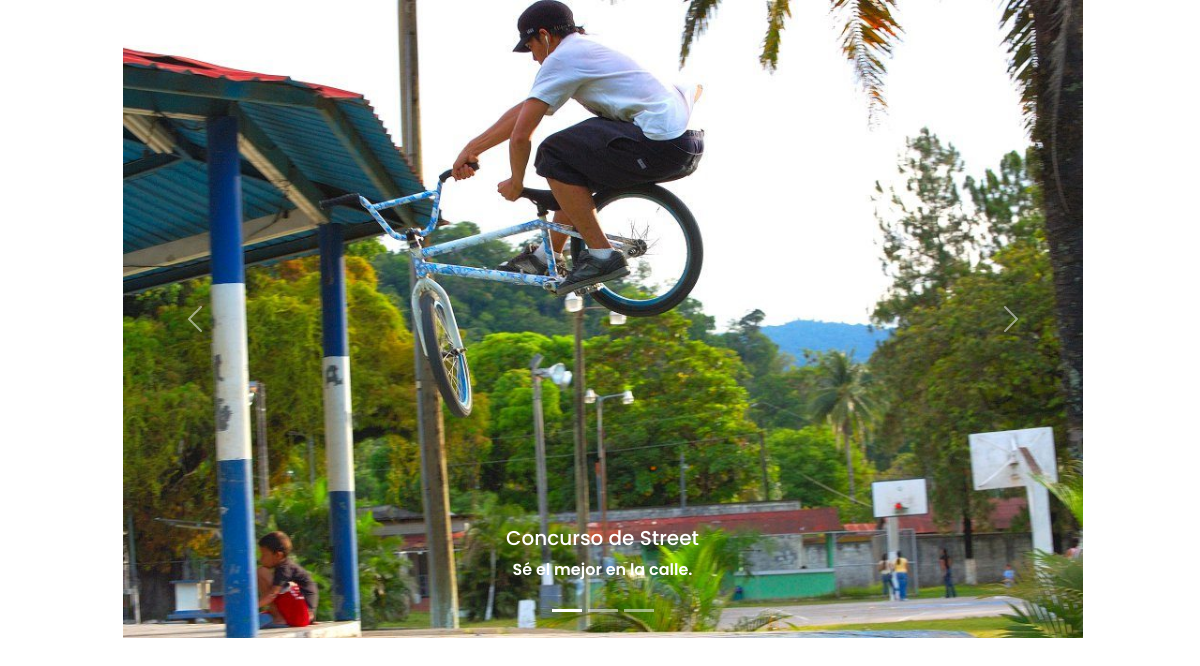
The app's page /partes/carrusel.php with its own data.
### tables this page shows
CREATE TABLE `noticia` (
  `idnoticia` int(11) NOT NULL,
  `nombre_noticia` varchar(40) NOT NULL,
  `descripcion` text NOT NULL,
  `imagen` varchar(30) NOT NULL
);

### bd/mostrarNoticias.php (called while the page is built, shortened)
<?php
    $sql = "SELECT * FROM noticia WHERE idnoticia = 1";
?>

### partes/carrusel.php (the view, shortened to what this page needs)
<!DOCTYPE html>
<html lang="es">
<head>
  <link rel="stylesheet" href="./css/estilos.css">
  <link rel="stylesheet" href="../css/bootstrap/css/bootstrap.min.css">
  <?php include "bd/mostrarNoticias.php"; ?>
</head>
<body>
  <center>
    <div id="carouselExampleCaptions" class="carousel slide" data-bs-ride="false" style="width: 80%; margin-left: 5px;">
      <div class="carousel-indicators">
        <button type="button" data-bs-target="#carouselExampleCaptions" data-bs-slide-to="0" class="active" aria-current="true" aria-label="Slide 1"></button>
        <button type="button" data-bs-target="#carouselExampleCaptions" data-bs-slide-to="1" aria-label="Slide 2"></button>
        <button type="button" data-bs-target="#carouselExampleCaptions" data-bs-slide-to="2" aria-label="Slide 3"></button>
      </div>
      <?php
      $resultado = mysqli_query($conexion, $sql);
      while ($mostrar = mysqli_fetch_array($resultado)) { ?>
        <div class="carousel-inner">
          <div class="carousel-item active">
            <img src="<?php echo $mostrar['imagen']; ?>" class="d-block w-100">
            <div class="carousel-caption d-none d-md-block">
              <h5><?php echo $mostrar['nombre_noticia']; ?></h5>
              <p><?php echo $mostrar['descripcion']; ?></p>
            </div>
          </div>
        <?php
      }
        ?>
        </div>
        <button class="carousel-control-prev" type="button" data-bs-target="#carouselExampleCaptions" data-bs-slide="prev">
          <span class="carousel-control-prev-icon" aria-hidden="true"></span>
        </button>
        <button class="carousel-control-next" type="button" data-bs-target="#carouselExampleCaptions" data-bs-slide="next">
          <span class="carousel-control-next-icon" aria-hidden="true"></span>
        </button>
    </div>
  </center>
</body>
</html>

### css/estilos.css (style rules this page uses)
* { margin: 0; padding: 0; box-sizing: border-box; font-family: 'Poppins', sans-serif; }
body { min-height: 100vh; }
p { color: white; font-weight: 600; }

### records on screen
noticia: imagen (picture), nombre_noticia "Concurso de Street", descripcion "Sé el mejor en la calle."
